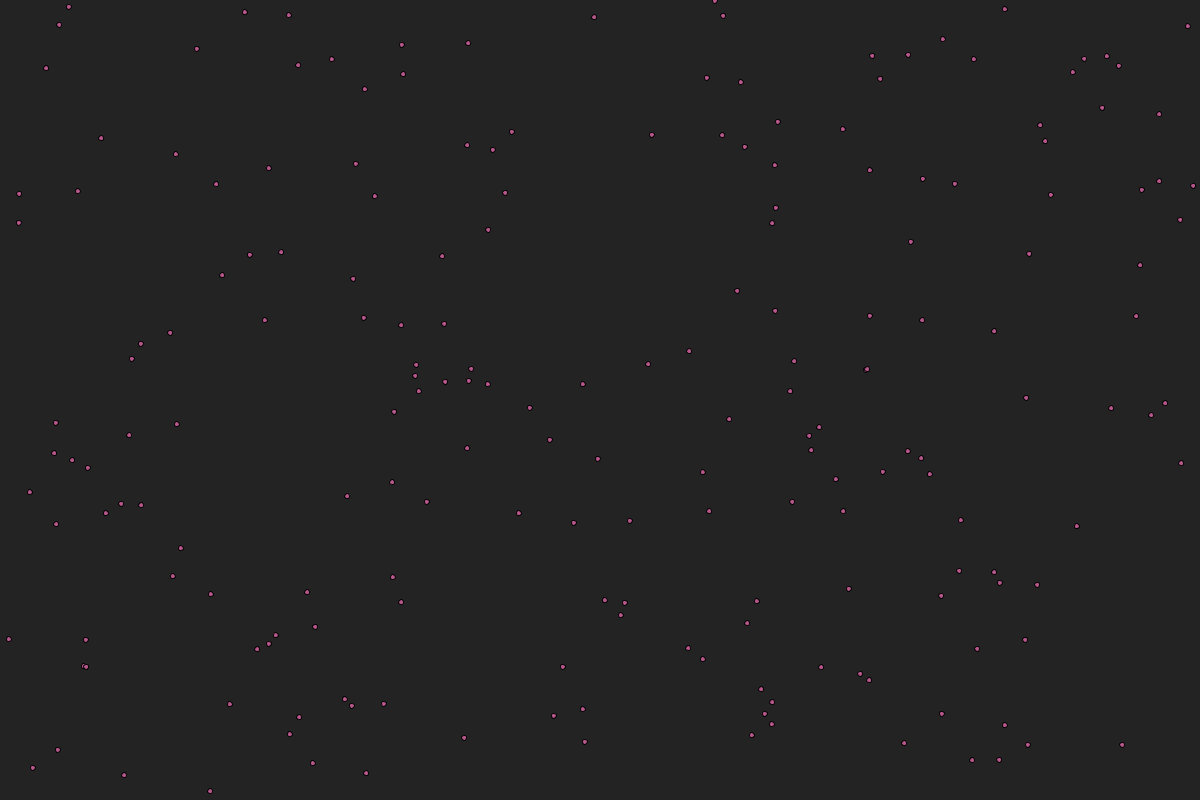
Frame 1 (no input)
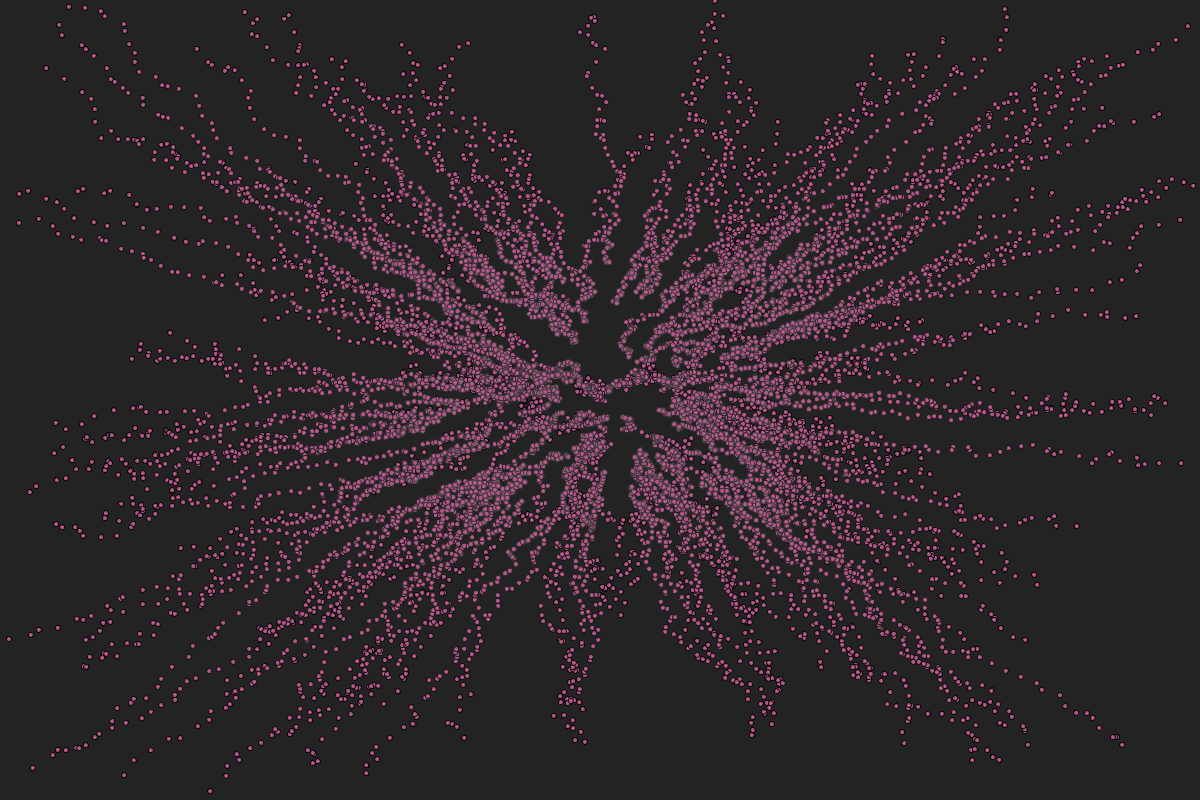
Frame 60 (the mouse pressed at the canvas centre just before this capture)
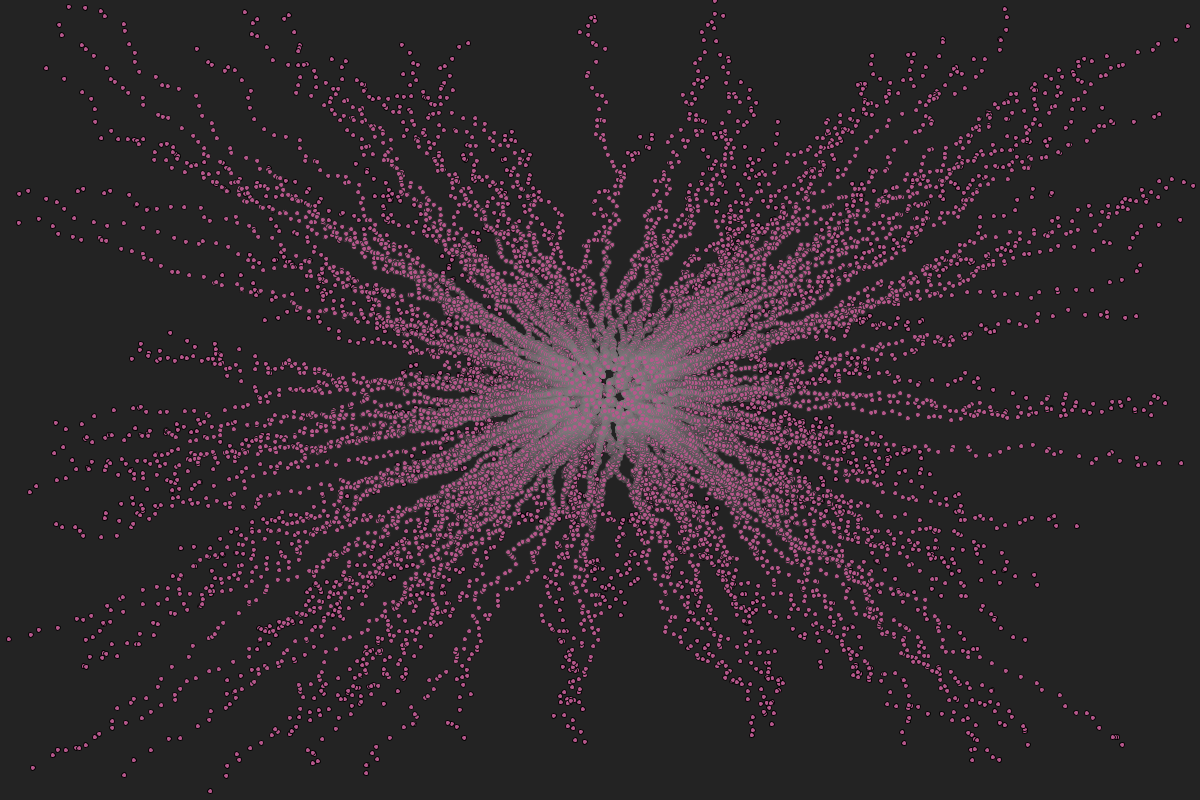
Frame 120 (the mouse held since frame 60 and released just before this capture)

The Processing sketch that drew these frames (run headless with seeded random() and noise(); from frame 60 on, the mouse is pressed at the canvas centre):

// Processing sketch: lerp_circles_to_random_spot
// ── lerp_circles_to_random_spot.pde
ArrayList<PVector> points = new ArrayList<PVector>();
float num_p = 200;

float sr = 183;
float sb = 140;
float sg = 87;

float fc = 140;

float inc_r = (sr - 110) / fc;
float inc_g = (sr - 120) / fc;
float inc_b = (sr - 20) / fc;

float r = sr - (inc_r * frameCount);
float g = sg - (inc_g * frameCount);
float b = sb - (inc_b * frameCount);

void setup() {
  background(35);
  size(1200, 800);
  pixelDensity(2);

  for (int i = 0; i< num_p; i++) {
    PVector p = new PVector();
    p.x = random(0, width);
    p.y = random(0, height);
    points.add(p);
  }
}

void draw() {
  //background(255);
  for (PVector p : points) {
    stroke(frameCount);
    fill(r, g, b);
    ellipse(p.x, p.y, 5, 5);
    PVector random_pv = points.get(int(random(0, points.size())));
    //p.lerp(random_pv, random(.01, .02));
    p.lerp(random_pv, .02);
  }
  if (frameCount == 140) {
    noLoop();
  }
}
